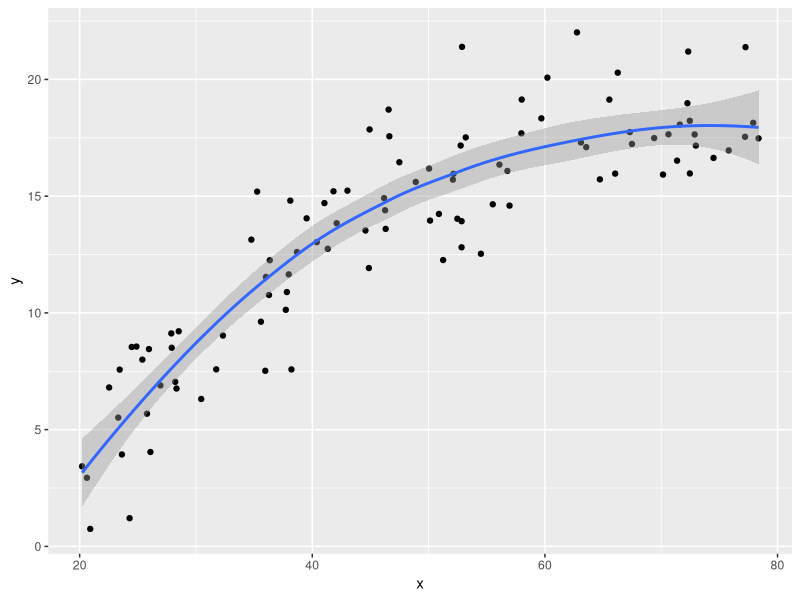

This chart was generated by the following R code:
## ---- chunk 1
require(ggplot2)
x <- runif(100, min = 20, max = 80)
y <- 3 + 0.25*x - 0.005*(x - 50)^2 + rnorm(100, sd = 2)
pl <- ggplot(data.frame(x, y), aes(x = x, y = y)) + geom_point() + geom_smooth()
print(pl)
